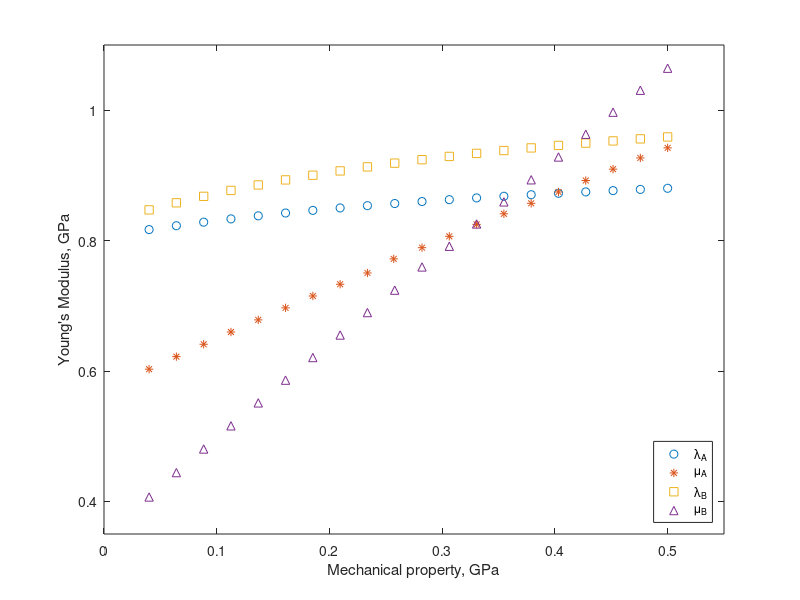

This chart was generated by the following MATLAB code: (Note: this script raises an error after producing the figure.)
clear all; close all

%figure 4:

%col1=values of lam\'e parameter varied, col2=E
lambdaA=[0.040000	0.81688	
0.064211	0.82281	
0.088421	0.82827	
0.11263	0.83331	
0.13684	0.83798	
0.16105	0.84231	
0.18526	0.84634	
0.20947	0.85009	
0.23368	0.85359	
0.25789	0.85686	
0.28211	0.85992	
0.30632	0.86279	
0.33053	0.86548	
0.35474	0.86800	
0.37895	0.87036	
0.40316	0.87259	
0.42737	0.87469	
0.45158	0.87665	
0.47579	0.87850	
0.50000	0.88024];

muA=[0.040000	0.60280	
0.064211	0.62204	
0.088421	0.64103	
0.11263	0.65982	
0.13684	0.67841	
0.16105	0.69683	
0.18526	0.71507	
0.20947	0.73305	
0.23368	0.75035		
0.25700	0.77196	
0.28211	0.78917	
0.30632	0.80654	
0.33053	0.82490	
0.35474	0.84113	
0.37895	0.85723	
0.40316	0.87460	
0.42737	0.89217	
0.45158	0.90959	
0.47579	0.92678	
0.50000	0.94225	
];

lambdaB=[0.040000	0.84713
0.064211	0.85795
0.088421	0.86786
0.11263	0.87696
0.13684	0.88535
0.16105	0.89310
0.18526	0.90026
0.20947	0.90690
0.23368	0.91306
0.25789	0.91879
0.28211	0.92413
0.30632	0.92911
0.33053	0.93376
0.35474	0.93810
0.37895	0.94217
0.40316	0.94598
0.42737	0.94955
0.45158	0.95289
0.47579	0.95603
0.50000	0.95898];

muB=[0.040000	0.40676
0.064211	0.44417
0.088421	0.48037
0.11263	0.51593
0.13684	0.55108
0.16105	0.58596
0.18526	0.62065
0.20947	0.65518
0.23368	0.68960
0.25789	0.72401
0.28211	0.75958
0.30632	0.79134
0.33053	0.82553
0.35474	0.85938
0.37895	0.89327
0.40316	0.92824
0.42737	0.96311
0.45158	0.99695
0.47579	1.0306
0.50000	1.0644];

figure()
plot(lambdaA(:, 1), lambdaA(:, 2), 'o', muA(:, 1), muA(:, 2), '*', lambdaB(:, 1), lambdaB(:, 2), 's', muB(:, 1), muB(:,2), '^')
xlabel('Mechanical property, GPa')
ylabel('Young''s Modulus, GPa')
legend('\lambda_A', '\mu_A', '\lambda_B', '\mu_B', 'location', 'Southeast')
xlim([0, 0.55])
ylim([0.35 1.1])

%fig5a

muA=[0.33500	0.52504	0.069156
0.34000	0.56941	0.17613
0.34500	0.59182	0.22157
0.35000	0.60577	0.24330
0.35500	0.61571	0.25376
0.36000	0.62349	0.25820
0.36500	0.63004	0.25926
0.37000	0.63581	0.25793
0.37500	0.64113	0.25550
0.38000	0.64616	0.25222
0.38500	0.65099	0.24845
0.39000	0.65571	0.24436
0.39500	0.66035	0.24009
0.40000	0.66496	0.23573
0.40500	0.66955	0.23135
0.41000	0.67414	0.22699
0.41500	0.67874	0.22268
0.42000	0.68336	0.21843
0.42500	0.68800	0.21427
0.43000	0.69266	0.21020
0.43500	0.69735	0.20622
0.44000	0.70208	0.20234
0.44500	0.70683	0.19857
0.45000	0.71161	0.19489
0.45500	0.71642	0.19132
0.46000	0.72125	0.18784
0.46500	0.72612	0.18446
0.47000	0.73102	0.18118
0.47500	0.73594	0.17798
0.48000	0.74089	0.17488
0.48500	0.74586	0.17186
0.49000	0.75086	0.16892
0.49500	0.75588	0.16607];

figure()
yyaxis left
plot(muA(:, 1), muA(:, 2), 'o', 'Color', [0 0.4470 0.7410])
ax1 = gca;
ax1.YColor = [0 0.4470 0.7410];
xlabel('\mu_A, GPa')
ylabel('Young''s Modulus, GPa')
yyaxis right
plot( muA(:, 1), muA(:, 3), '*', 'Color', [0.8500 0.3250 0.0980])
ax1 = gca;
ax1.YColor = [0.8500 0.3250 0.0980];
ylabel('Poisson ratio')
ylim([0.06, 0.265])
legend('Young''s Modulus, GPa', 'Poisson ratio', 'Location', 'SouthEast')

%fig5b

mu=[1.0000	1.0000	0.25000
1.4737	0.78462	0.24569
1.9474	0.67401	0.23683
2.4211	0.60669	0.22670
2.8947	0.56140	0.21648
3.3684	0.52885	0.20664
3.8421	0.50432	0.19731
4.3158	0.48518	0.18741
4.7895	0.46982	0.17797
5.2632	0.45723	0.17307
5.7368	0.44672	0.16637
6.2105	0.43781	0.16004
6.6842	0.43017	0.15417
7.1579	0.42353	0.14865
7.6316	0.41772	0.14342
8.1053	0.41259	0.13859
8.5789	0.40803	0.13408
9.0526	0.40394	0.13002
9.5263	0.40026	0.12599
10.000	0.39693	0.12217];

figure()
yyaxis left
plot(mu(:, 1), mu(:, 2), 'o', 'Color', [0 0.4470 0.7410])
ax1 = gca;
ax1.YColor = [0 0.4470 0.7410];
xlabel('\mu')
ylabel('Young''s Modulus, GPa')
yyaxis right
plot( mu(:, 1), mu(:, 3), '*', 'Color', [0.8500 0.3250 0.0980])
ax1 = gca;
ax1.YColor = [0.8500 0.3250 0.0980];
ylabel('Poisson ratio')

%fig5c

n=[2.0500	0.60784	0.10839
2.1000	0.61332	0.12043
2.1500	0.61900	0.13294
2.2000	0.62489	0.14594
2.2500	0.63100	0.15946
2.3000	0.63734	0.17353
2.3500	0.64390	0.18817
2.4000	0.65069	0.20341
2.4500	0.65771	0.21926
2.5000	0.66496	0.23573
2.5500	0.67241	0.25285
2.6000	0.68004	0.27058
2.6500	0.68779	0.28889
2.7000	0.69555	0.30767
2.7500	0.70316	0.32672
2.8000	0.71028	0.34564
2.8500	0.71631	0.36362
2.9000	0.71994	0.37891
2.9500	0.71668	0.38542];

figure()
yyaxis left
plot(n(:, 1), n(:, 2), 'o', 'Color', [0 0.4470 0.7410])
ax1 = gca;
ax1.YColor = [0 0.4470 0.7410];
ylim([0.6, 0.725])
xlabel('n')
ylabel('Young''s Modulus, GPa')
yyaxis right
plot( n(:, 1), n(:, 3), '*', 'Color', [0.8500 0.3250 0.0980])
ax1 = gca;
ax1.YColor = [0.8500 0.3250 0.0980];
ylabel('Poisson ratio')

%fig6

EA=[0.0010000	0.00066496	0.23573
0.0015849	0.0010539	0.23573
0.0025119	0.0016703	0.23573
0.0039811	0.0026472	0.23573
0.0063096	0.0041956	0.23573
0.010000	0.0066496	0.23573
0.015849	0.010539	0.23573
0.025119	0.016703	0.23573
0.039811	0.026472	0.23573
0.063096	0.041956	0.23573
0.10000	0.066496	0.23573
0.15849	0.10539	0.23573
0.25119	0.16703	0.23573
0.39811	0.26472	0.23573
0.63096	0.41956	0.23573
1.0000	0.66496	0.23573
1.5849	1.0539	0.23573
2.5119	1.6703	0.23573
3.9811	2.6472	0.23573
6.3096	4.1956	0.23573
10.000	6.6496	0.23573
15.849	10.539	0.23573
25.119	16.703	0.23573
39.811	26.472	0.23573
63.096	41.956	0.23573
100.00	66.496	0.23573];

figure()
yyaxis left
loglog(EA(:, 1), EA(:, 2), 'o', 'Color', [0 0.4470 0.7410])
ax1 = gca;
ax1.YColor = [0 0.4470 0.7410];
xlabel('E_A, GPa')
ylabel('Young''s Modulus, GPa')
yyaxis right
loglog( EA(:, 1), EA(:, 3), '*', 'Color', [0.8500 0.3250 0.0980])
ax1 = gca;
ax1.YColor = [0.8500 0.3250 0.0980];
ylabel('Poisson ratio')
legend('Young''s Modulus, GPa', 'Poisson ratio', 'Location', 'SouthEast')

%fig 7

n1=[200.00	0.039162
202.00	0.039354
204.00	0.039532
206.00	0.039712
208.00	0.039900
210.00	0.040085
212.00	0.040242
214.00	0.040430
216.00	0.040614
218.00	0.040790
220.00	0.040972
222.00	0.041166
224.00	0.041347
226.00	0.041521
228.00	0.041702
230.00	0.041889];

n2=[75.000	0.039977
76.000	0.040080
77.000	0.040177
78.000	0.040278
79.000	0.040375
80.000	0.040473
81.000	0.040573
82.000	0.040682
83.000	0.040773
84.000	0.040867
85.000	0.040948
86.000	0.041066
87.000	0.041164
88.000	0.041263
89.000	0.041355
90.000	0.041459
91.000	0.041557
92.000	0.041683
93.000	0.041754
94.000	0.041858
95.000	0.041953
96.000	0.042032
97.000	0.042143
98.000	0.042268
99.000	0.042346
100.00	0.042455];

figure()
plot(n1(:, 1), n1(:, 2), 'o', 'Color', [0.0,0.4,0.0])
ylim([0.039, 0.043]);
ylabel('Young''s Modulus, GPa');
legend('n_1', 'Location', 'Southeast', 'Color', 'w')

p = get(gca,'Position');
set(gca,'Position',[p(1) p(2)+0.05 p(3)-0.05 p(4)-0.1]);
ax1 = gca; % current axes
ax1.XColor = [0.0,0.4,0.0];
xlabel('n_1, number of fibrils per \mu m^2')

ax1_pos = ax1.Position; % position of first axes
ax2 = axes('Position',ax1_pos,...
    'XAxisLocation','top',...
    'Color','none');
ax2.YAxis.Visible='off';
ax2.XColor = [0.6,0.1,0.0];

line(n2(:, 1), n2(:, 2),'Parent',ax2,'Color',[0.6,0.1,0.0], 'Marker', '^', 'Linestyle', 'none')
ylim([0.039, 0.043])
xlabel('n_2, number of fibrils per \mu m^2')
legend('n_2', 'Location', 'Northwest', 'Color', 'w')

%fig 8 

r1=[40.000	0.038546
41.000	0.039478
42.000	0.040429
43.000	0.041427
44.000	0.042268
45.000	0.043238
46.000	0.044236
47.000	0.045253
48.000	0.046275
49.000	0.047356
50.000	0.048420];

r2=[70.000	0.039403
71.000	0.039601
72.000	0.039809
73.000	0.040003
74.000	0.040208
75.000	0.040418
76.000	0.040630
77.000	0.040876
78.000	0.041055
79.000	0.041278
80.000	0.041495
81.000	0.041719
82.000	0.041945
83.000	0.042174
84.000	0.042406
85.000	0.042640];

r1_fixc=[40.000	0.040843
41.000	0.040842
42.000	0.040850
43.000	0.040844
44.000	0.040844
45.000	0.040845
46.000	0.040846
47.000	0.040834
48.000	0.040841
49.000	0.040842
50.000	0.040842];

r2_fixc=[70.000	0.040844
71.000	0.040841
72.000	0.040853
73.000	0.040840
74.000	0.040844
75.000	0.040846
76.000	0.040843
77.000	0.040843
78.000	0.040841
79.000	0.040845
80.000	0.040845
81.000	0.040844
82.000	0.040844
83.000	0.040846
84.000	0.040845
85.000	0.040845];

figure()
plot(r1(:, 1), r1(:, 2), 'o', r1_fixc(:, 1), r1_fixc(:, 2), '*', 'Color', [0.0,0.4,0.0])
ylim([0.038, 0.05]);
ylabel('Young''s Modulus, GPa');
legend('r_1, fixed number of fibrils', 'r_1, fixed amount of collagen', 'Location', 'Southeast', 'Color', 'w')

p = get(gca,'Position');
set(gca,'Position',[p(1) p(2)+0.05 p(3)-0.05 p(4)-0.1]);
ax1 = gca; % current axes
ax1.XColor = [0.0,0.4,0.0];
xlabel('r_1, nm')

ax1_pos = ax1.Position; % position of first axes
ax2 = axes('Position',ax1_pos,...
    'XAxisLocation','top',...
    'Color','none');
ax2.YAxis.Visible='off';
ax2.XColor = [0.6,0.1,0.0];

line(r2(:, 1), r2(:, 2),'Parent',ax2,'Color',[0.6,0.1,0.0], 'Marker', 's', 'Linestyle', 'none')
line(r2_fixc(:, 1), r2_fixc(:, 2), 'Parent',ax2,'Color',[0.6,0.1,0.0], 'Marker', '^', 'Linestyle', 'none')
ylim([0.038, 0.05])
xlabel('r_2, nm')
legend('r_2, fixed number of fibrils', 'r_2, fixed amount of collagen', 'Location', 'Northwest', 'Color', 'w')
